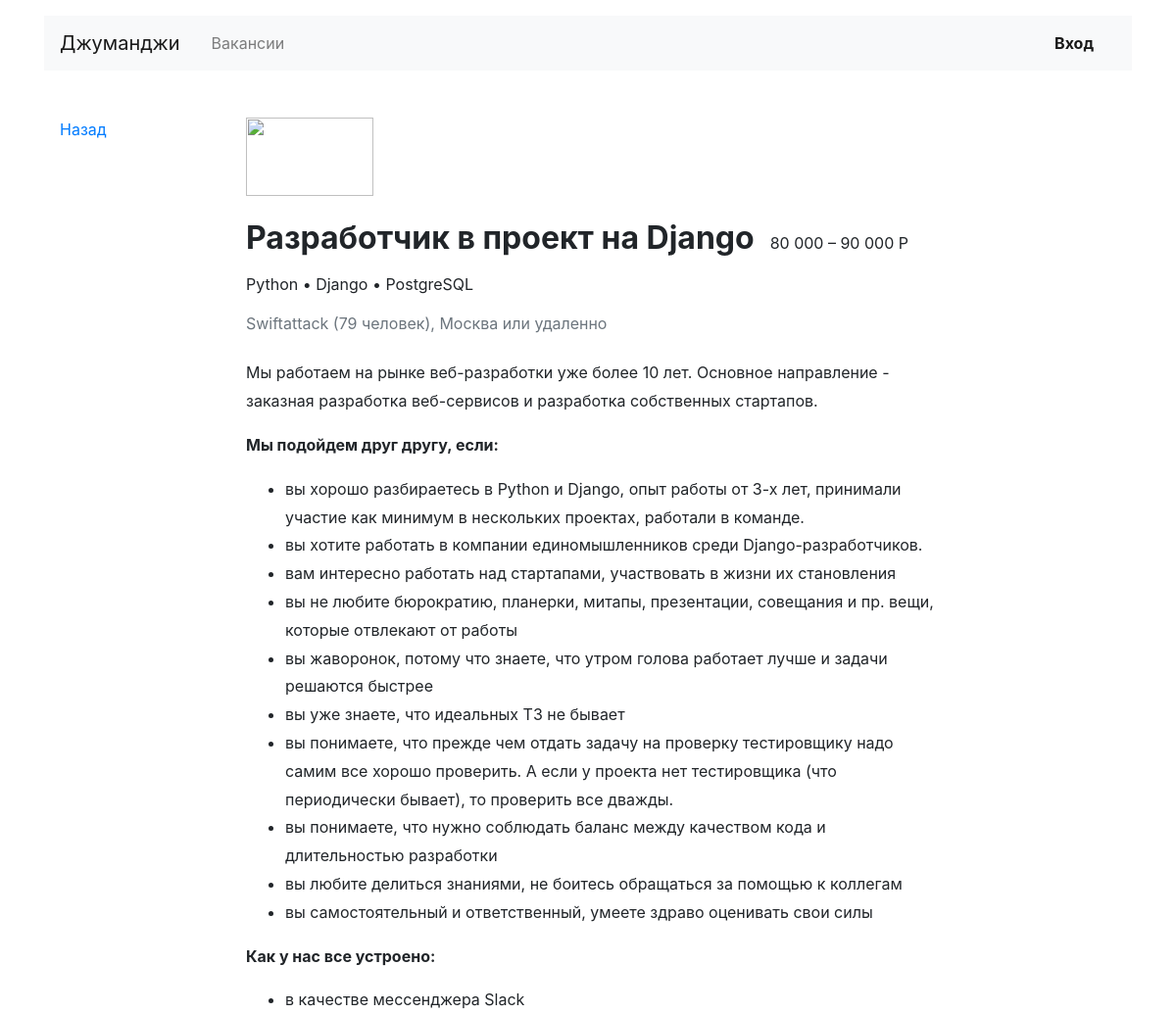
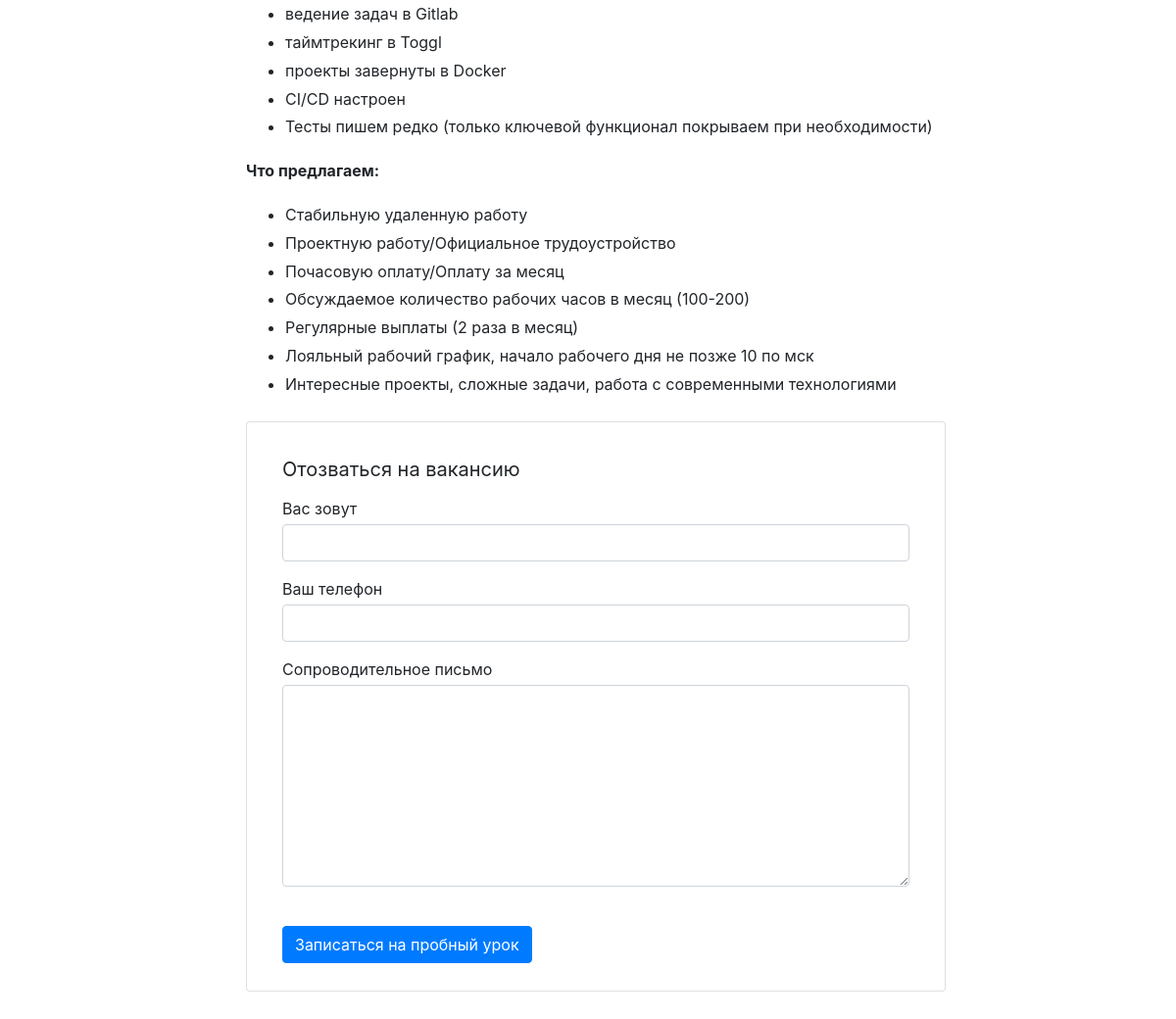
Screenshot of /vacancies/2 with the database file from the repository (2 pictures, top to bottom).
### vacancies/models.py (models this page shows, shortened)
class Vacancy(models.Model):
    title = models.CharField(max_length=64)
    specialty = models.ForeignKey(Specialty, related_name='vacancies', on_delete=models.CASCADE)
    company = models.ForeignKey(Company, related_name='vacancies', on_delete=models.CASCADE)
    skills = models.CharField(max_length=64)
    description = models.CharField(max_length=64)
    salary_min = models.IntegerField()
    salary_max = models.IntegerField()
    published_at = models.DateTimeField(auto_now_add=True, blank=True)

class Company(models.Model):
    name = models.CharField(max_length=16)
    location = models.CharField(max_length=32)
    logo = models.URLField(default='https://place-hold.it/100x60')
    description = models.CharField(max_length=64)
    employee_count = models.IntegerField()

### vacancies/views.py (the view)
# urls.py: path('vacancies/<int:pk>', views.DetailVacancyView.as_view(), name='vacancy'),
class DetailVacancyView(DetailView):
    model = Vacancy
    context_object_name = 'vacancy'
    template_name = 'vacancy.html'
    queryset = model.objects.select_related('specialty', 'company')

### vacancies/templatetags/filters.py (called while the page is built)
@register.filter
def salary_num(value_int):
    my_val = str(value_int)
    res = [my_val[0:len(my_val) % 3]]
    slice_val = my_val[len(my_val) % 3:len(my_val)]
    for gnum in range(0, len(slice_val), 3):
        res.append(slice_val[gnum:gnum + 3])
    return " ".join(res)

@register.filter
def dot_skill(skills):
    skill_list = skills.split(', ')
    return ' • '.join(skill_list)

### templates/vacancies/vacancy.html
{% extends 'base.html' %}
{% load filters %}
{% load ru_pluralize %}
{% block content %}
  <main class="container mt-3 pb-5">
    <div class="row mt-5">
      <div class="col-12 col-lg-2">
        <div class="pl-3 mb-5">
          <p><a href="#">Назад</a></p>
        </div>
      </div>
      <div class="col-12 col-lg-8">
        <section class="pl-3">
          <a href="#"><img src="https://place-hold.it/130x80" width="130" height="80" alt=""></a>
          <div class="d-flex align-items-baseline align-content-baseline">
            <h1 class="h2 mt-4 font-weight-bold" >{{ vacancy.title }}</h1>
            <p class="m-0 pl-3">{{ vacancy.salary_min|salary_num }} – {{ vacancy.salary_max|salary_num }} Р</p>
          </div>
          <p class="mt-2">{{ vacancy.skills|dot_skill }}</p>
          <p class="text-muted mb-4">
            {{ vacancy.company.name|title }}
            ({{ vacancy.company.employee_count }} человек),
            {{ vacancy.company.location }} или удаленно</p>
          <div style="line-height: 1.8;">
            {{ vacancy.description|safe}}
          </div>
          <form action="/echo" class="card mt-4 mb-3" enctype="multipart/form-data">
            <div class="card-body mx-3">
              <p class="h5 mt-3 font-weight-normal">Отозваться на вакансию</p>
              <div class="form-group">
                <label class="mb-1 mt-2" for="userName">Вас зовут</label>
                <input class="form-control" type="text" placeholder="" id="userName">
              </div>
              <div class="form-group">
                <label class="mb-1" for="userPhone">Ваш телефон</label>
                <input class="form-control" type="tel" placeholder="" id="userPhone">
              </div>
              <div class="form-group">
                <label class="mb-1" for="userMsg" >Сопроводительное письмо</label>
                <textarea class="form-control" rows="8" id="userMsg"></textarea>
              </div>
              <input type="submit" class="btn btn-primary mt-4 mb-2" value="Записаться на пробный урок">
            </div>
          </form>
        </section>
      </div>
    </div>
  </main>
{% endblock %}

### templates/vacancies/base.html (shortened to what this page needs)
<!DOCTYPE html>
<html lang="ru">
<head>
  <link rel="stylesheet" href="https://stackpath.bootstrapcdn.com/bootstrap/4.3.1/css/bootstrap.min.css">
</head>
<body>
  <header class="container mt-3">
    <nav class="navbar navbar-expand-lg navbar-light bg-light">
      <a class="navbar-brand mr-4" href="{% url 'index' %}">Джуманджи</a>
      <div class="collapse navbar-collapse justify-content-between" id="navbarNav">
        <ul class="navbar-nav col-10">
          <li class="nav-item">
            <a class="nav-link" href="{% url 'vacancies' %}">Вакансии</a>
          </li>
        </ul>
        <ul class="navbar-nav col-2 justify-content-end">
          <li class="nav-item active">
            <a href="#" class="nav-link font-weight-bold">Вход</a>
          </li>
        </ul>
      </div>
    </nav>
  </header>
  {% block content %}{% endblock %}
</body>
</html>

### rows the page displays
Vacancy: title "Разработчик в проект на Django", salary_min|salary_num "80 000", salary_max|salary_num "90 000", skills|dot_skill "Python • Django • PostgreSQL", company.name "Swiftattack", company.employee_count "79", company.location "Москва", description "Мы работаем на рынке веб-разработки уже более 10 лет. Основное направление - заказная разработка веб-сервисов и разработка собственных стартапов. Мы подойдем друг другу, если: вы хорошо разбираетесь в Python и Django, опыт работы от 3-х лет, принимали участие как минимум в нескольких проектах, работали в команде. вы хотите работать в компании единомышленников среди Django-разработчиков. вам интересно работать над стартапами, участвовать в жизни их становления вы не любите бюрократию, планерки, митапы, презентации, совещания и пр. вещи, которые отвлекают от работы вы жаворонок, потому что знаете, что утром голова работает лучше и задачи решаются быстрее вы уже знаете, что идеальных ТЗ не…"
